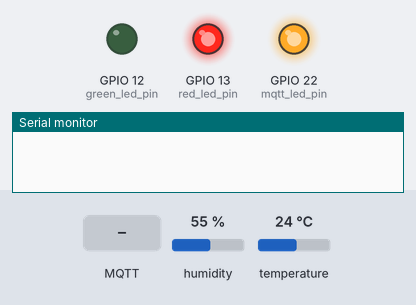
Recording of a program running on a simulated ESP32. On the bench: output pins drawn as LEDs (lit = HIGH), the last lines printed to the serial monitor. Inputs (shaded band) come from the test bench; at power-on: humidity 55 %, temperature 24 °C. WiFi joins after 1.5 s; servers stay silent unless stated; random numbers use the default seed unless the program sets one; no MQTT or app messages arrive unless stated.

Above: at 4.2 s.
4.3 s: MQTT message "1" arrives on the first subscribed topic
At 5.9 s:
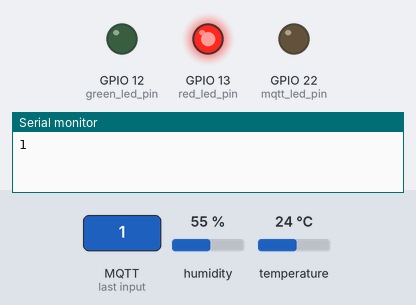
7.6 s: MQTT message "on" arrives on the first subscribed topic
At 9.5 s:
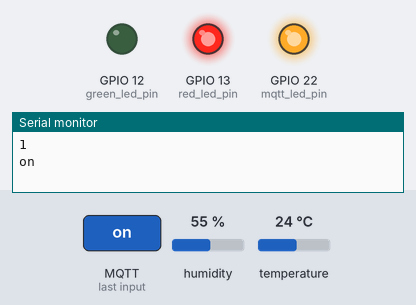
9.6 s: MQTT message "off" arrives on the first subscribed topic
At 10.9 s:
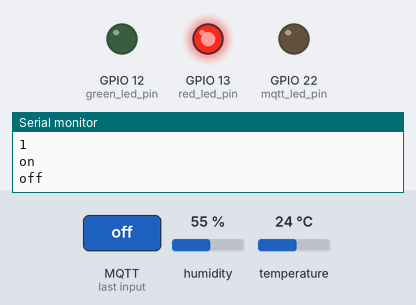
Timing chart, 0 to 12.7 s (numbered marks = the images above; inputs shaded):
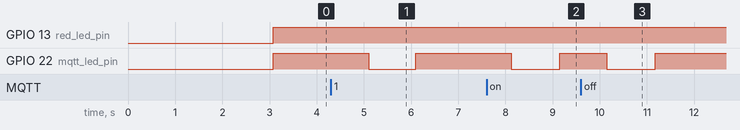

Measured:
- after the input at 4.3 s, GPIO 22 (mqtt_led_pin): HIGH → LOW after 0.80 s, → HIGH 1.0 s later
- after the input at 7.6 s, GPIO 22 (mqtt_led_pin): HIGH → LOW after 0.53 s, → HIGH 1.0 s later
- after the input at 9.6 s, GPIO 22 (mqtt_led_pin): HIGH → LOW after 0.55 s, → HIGH 1.0 s later

The program:

main.cpp
```cpp
#include <BH1750.h>
#include <Wire.h>
#include <PubSubClient.h>
#include <WiFi.h>
#include <Ticker.h>
#include <Adafruit_Sensor.h>
#include <DHT.h>
#include <DHT_U.h>

#define red_led_pin 13
#define green_led_pin 12
#define mqtt_led_pin 22

// Set up the DHT11 sensor
#define dht11_pin 15
#define dht11_type DHT11
#define SDA_PIN 33
#define SCL_PIN 25
#define ADDR 26
// Set up the BH1750 sensor
BH1750 lightMeter;
DHT dht(dht11_pin, dht11_type);
// Set up the MQTT client
WiFiClient espClient;
PubSubClient mqtt_client(espClient);

const char* ssid = "S22nyawahyu";
const char* password = "wahyubinus";
const char* mqtt_server = "broker.emqx.io";
const char* mqtt_topic = "espd";
const char* mqtt_subscribe_topic = "cobad";
const char* mqtt_publisher_topic = "sensor_data";
float get_temperature_and_humidity() {
  float humidity, temperature;
  humidity = temperature = NAN;
  humidity = dht.readHumidity();
  temperature = dht.readTemperature();
  return (isnan(humidity) || isnan(temperature)) ? NAN : humidity;
}
// define the functions for the LEDs and MQTT
void turn_on_red_led() {
  digitalWrite(red_led_pin, HIGH);
  digitalWrite(green_led_pin, LOW);
}
void turn_on_green_led() {
  digitalWrite(red_led_pin, LOW);
  digitalWrite(green_led_pin, HIGH);
}
void turn_on_mqtt_led() {
  digitalWrite(mqtt_led_pin, HIGH);
}
void turn_off_mqtt_led() {
  digitalWrite(mqtt_led_pin, LOW);
}
void connect_wifi() {
  WiFi.begin(ssid, password);
  while (WiFi.status() != WL_CONNECTED) {
    delay(1000);
  }
}
void connect_mqtt() {
  mqtt_client.setServer(mqtt_server, 1883);
  while (!mqtt_client.connected()) {
    String client_id = "esp32_" + String(random(0xffff), HEX);
    if (mqtt_client.connect(client_id.c_str())) {
      mqtt_client.subscribe(mqtt_topic);
    }
    delay(1000);
  }
}
void on_message(char* topic, byte* payload, unsigned int length) {
  Serial.println((char*)payload);
  turn_off_mqtt_led();
}
// main loop
void setup() {
  Serial.begin(9600);
  // set up the pins for the LEDs
  pinMode(red_led_pin, OUTPUT);
  pinMode(green_led_pin, OUTPUT);
  pinMode(mqtt_led_pin, OUTPUT);
  // connect to WiFi
  connect_wifi();
  // set up the DHT11 sensor
  dht.begin();
  // set up the MQTT client
  mqtt_client.setCallback(on_message);
  connect_mqtt();
}
void loop() {
  // get the sensor data
  float humidity = get_temperature_and_humidity();
  // check the light level and turn on the appropriate LED
  if (humidity < 400) {
    turn_on_red_led();
  } else {
    turn_on_green_led();
  }
  // publish the sensor data to the MQTT broker
  String payload = "Humidity: " + String(dht.readHumidity()) + "%";
  mqtt_client.publish(mqtt_publisher_topic, payload.c_str());
  turn_on_mqtt_led();
  // check if the MQTT client is connected
  if (!mqtt_client.connected()) {
    connect_mqtt();
  }
  // check if the WiFi is connected
  if (WiFi.status() != WL_CONNECTED) {
    connect_wifi();
  }
  // check if there are any messages from the MQTT broker
  mqtt_client.loop();
  delay(1000);
}
```
